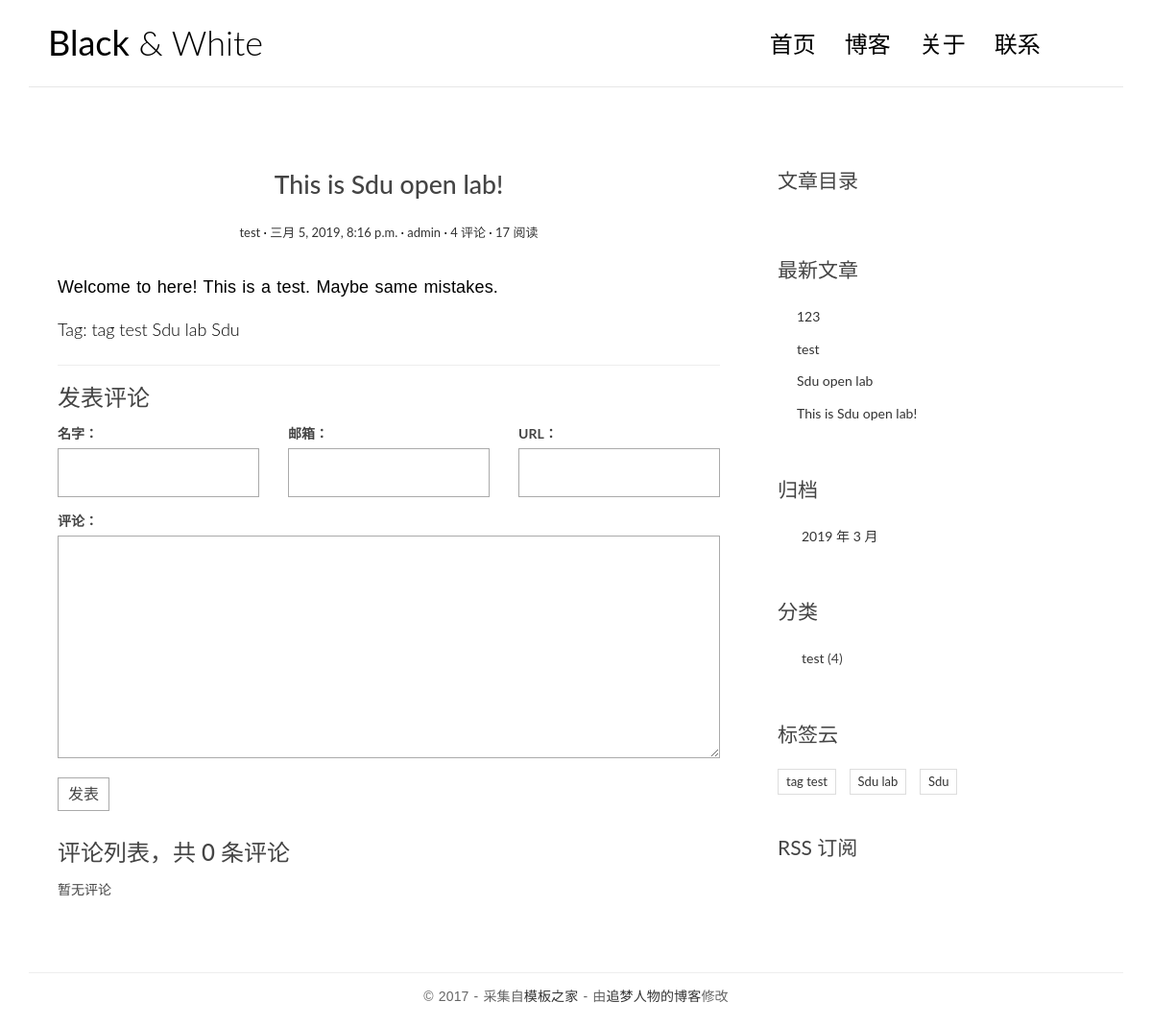
The app's page /post/2/ with its own data.
### blog/models.py (models this page shows, shortened)
class Post(models.Model):
    title = models.CharField(max_length=70)
    body = models.TextField()
    created_time = models.DateTimeField()
    modified_time = models.DateTimeField()
    excerpt = models.CharField(max_length=200, blank=True)
    category = models.ForeignKey(Category, on_delete=models.CASCADE)
    tags = models.ManyToManyField(Tag, blank=True)
    author = models.ForeignKey(User, on_delete=models.CASCADE)
    views = models.PositiveIntegerField(default=0)
    def increase_views(self):
        self.views += 1
        self.save(update_fields=['views'])
    def get_absolute_url(self):
        return reverse('blog:detail', kwargs={'pk': self.pk})
    class Meta:
        ordering = ['created_time', 'title']
    def save(self, *args, **kwargs):
        if not self.excerpt:
            md = markdown.Markdown(extensions=[
                'markdown.extensions.extra',
                'markdown.extensions.codehilite',
            ])
            self.excerpt = strip_tags(md.convert(self.body))[:54]
        super(Post, self).save(*args, **kwargs)

@python_2_unicode_compatible
class Category(models.Model):
    name = models.CharField(max_length=100)

class Tag(models.Model):
    name = models.CharField(max_length=100)

### blog/views.py (the view)
# urls.py: url(r'^post/(?P<pk>[0-9]+)/$', views.PostDetailView.as_view(), name='detail'),#更改
class PostDetailView(DetailView):
    model = Post
    template_name = 'blog/detail.html'
    context_object_name = 'post'
    def get(self, request, *args, **kwargs):
        response = super(PostDetailView, self).get(request, *args, **kwargs)
        self.object.increase_views()
        return response
    def get_object(self, queryset=None):
        post = super(PostDetailView, self).get_object(queryset=None)
        md = markdown.Markdown(extensions=[
            'markdown.extensions.extra',
            'markdown.extensions.codehilite',
            TocExtension(slugify=slugify),
        ])
        post.body = md.convert(post.body)
        post.toc = md.toc
        return post
    def get_context_data(self, **kwargs):
        context = super(PostDetailView, self).get_context_data(**kwargs)
        form = CommentForm()
        comment_list = self.object.comment_set.all()
        context.update({
            'form': form,
            'comment_list': comment_list
        })
        return context

### comments/forms.py
class CommentForm(forms.ModelForm):
    class Meta:
        model = Comment
        fields = ['name', 'email', 'url', 'text']

### blog/templatetags/blog_tags.py (called while the page is built)
@register.simple_tag
def get_recent_posts(num=5):
    return Post.objects.all().order_by('-created_time')[:num]

@register.simple_tag
def archives():
    return Post.objects.dates('created_time', 'month', order='DESC')

@register.simple_tag
def get_categories():
    return Category.objects.annotate(num_posts=Count('post')).filter(num_posts__gt=0)

@register.simple_tag
def get_tags():
    return Tag.objects.annotate(num_posts=Count('post')).filter(num_posts__gt=0)

### templates/blog/detail.html (shortened to what this page needs)
{% extends 'base.html' %}
{% block main %}
<article class="post post-{{ post.pk }}">
    <header class="entry-header">
        <h1 class="entry-title">{{ post.title }}</h1>
        <div class="entry-meta">
            <span class="post-category"><a href="#">{{ post.category.name }}</a></span>
            <span class="post-date"><a href="#"><time class="entry-date" datetime="{{ post.created_time }}">{{ post.created_time }}</time></a></span>
            <span class="post-author"><a href="#">{{ post.author }}</a></span>
            <span class="comments-link"><a href="#">4 评论</a></span>
            <span class="views-count"><a href="#">{{ post.views }} 阅读</a></span>
        </div>
    </header>
    <div class="entry-content clearfix">
        {{ post.body|safe }}
        <div class="widget-tag-cloud">
          <ul>
            Tag:
                {% for tag in post.tags.all %}
                  {{tag.name}}
                {% endfor %}
          </ul>
        </div>
    </div>
</article>
<section class="comment-area" id="comment-area">
    <hr>
    <h3>发表评论</h3>
    <form action="{% url 'comments:post_comment' post.pk %}" method="post" class="comment-form">
        <div class="row">
            <div class="col-md-4">
                <label for="{{ form.name.id_for_label }}">名字：</label>
                {{ form.name }}
            </div>
            <div class="col-md-4">
                <label for="{{ form.email.id_for_label }}">邮箱：</label>
                {{ form.email }}
            </div>
            <div class="col-md-4">
                <label for="{{ form.url.id_for_label }}">URL：</label>
                {{ form.url }}
            </div>
            <div class="col-md-12">
                <label for="{{ form.text.id_for_label }}">评论：</label>
                {{ form.text }}
                <button type="submit" class="comment-btn">发表</button>
            </div>
        </div>
    </form>
    <div class="comment-list-panel">
        <h3>评论列表，共 <span>{{ post.comment_set.count }}</span> 条评论</h3>
        <ul class="comment-list list-unstyled">
            {% for comment in comment_list %}
            <li class="comment-item">
                <span class="nickname">{{ comment.name }}</span>
                <time class="submit-date">{{ comment.created_time }}</time>
                <div class="text">
                    {{ comment.text }}
                </div>
            </li>
            {% empty %}
            暂无评论
            {% endfor %}
        </ul>
    </div>
</section>
{% endblock main %}
{% block toc %}
    <div class="widget widget-content">
        <h3 class="widget-title">文章目录</h3>
    </div>
{% endblock toc %}

### templates/base.html (shortened to what this page needs)
{% load staticfiles %}
{% load blog_tags %}
<!DOCTYPE html>
<html>
<head>
    <link rel="stylesheet" href="{% static 'blog/css/bootstrap.min.css' %}">
    <link rel="stylesheet" href="{% static 'blog/css/pace.css' %}">
    <link rel="stylesheet" href="{% static 'blog/css/custom.css' %}">
    <link rel="stylesheet" href="http://code.ionicframework.com/ionicons/2.0.1/css/ionicons.min.css">
</head>
<body>
    <div class="container">
        <header id="site-header">
            <div class="row">
                <div class="col-md-4 col-sm-5 col-xs-8">
                    <div class="logo">
                        <h1><a href="{% url 'blog:index' %}"><b>Black</b> &amp; White</a></h1>
                    </div>
                </div>
                <div class="col-md-8 col-sm-7 col-xs-4">
                    <nav class="main-nav" role="navigation">
                        <div class="collapse navbar-collapse" id="bs-example-navbar-collapse-1">
                            <ul class="nav navbar-nav navbar-right">
                                <li class="cl-effect-11"><a href="{% url 'blog:index' %}" data-hover="首页">首页</a></li>
                                <li class="cl-effect-11"><a href="full-width.html" data-hover="博客">博客</a></li>
                                <li class="cl-effect-11"><a href="about.html" data-hover="关于">关于</a></li>
                                <li class="cl-effect-11"><a href="contact.html" data-hover="联系">联系</a></li>
                            </ul>
                        </div>
                    </nav>
                </div>
            </div>
        </header>
    </div>
    <div class="content-body">
        <div class="container">
            <div class="row">
                <main class="col-md-8">
                    {% block main %}
                    {% endblock main %}
                </main>
                <aside class="col-md-4">
                    {% block toc %}
                    {% endblock toc %}
                    <div class="widget widget-recent-posts">
                        <h3 class="widget-title">最新文章</h3>
                        {% get_recent_posts as recent_post_list %}
                        <ul>
                            {% for post in recent_post_list %}
                            <li>
                                <a href="{{ post.get_absolute_url }}">{{ post.title }}</a>
                            </li>
                            {% empty %}
                            There is nothing !!!
                            {% endfor %}
                        </ul>
                    </div>
                    <div class="widget widget-archives">
                        <h3 class="widget-title">归档</h3>
                        {% archives as date_list %}
                        <ul>
                            {% for date in date_list %}
                            <li>
                                <a href="{% url 'blog:archives' date.year date.month %}">
                                    {{ date.year }} 年 {{ date.month }} 月
                                </a>
                            </li>
                        </ul>
                        {% empty %}
                        暂无归档！
                        {% endfor %}
                    </div>
                    <div class="widget widget-category">
                        <h3 class="widget-title">分类</h3>
                        {% get_categories as category_list %}
                        <ul>
                            {% for category in category_list %}
                            <li>
                                <a href="{% url 'blog:category' category.pk %}">{{ category.name }}</a>
                                <span class="post-count">({{ category.num_posts }})</span>
                            </li>
                            {% empty %}
                            Sorry to say there is nothing!!!
                            {% endfor %}
                        </ul>
                    </div>
                    <div class="widget widget-tag-cloud">
                        <h3 class="widget-title">标签云</h3>
                        {% get_tags as tag_list %}
                        <ul>
                            {% for tag in tag_list %}
                            <li>
                                <a href="{% url 'blog:tag' tag.pk %}">{{ tag.name }}</a>
                            </li>
                            {% empty %}
                            可能标签被吃了？！
                            {% endfor %}
                        </ul>
                    </div>
                    <div class="rss">
                        <a href="{% url 'rss' %}"> RSS 订阅</a>
                    </div>
                </aside>
            </div>
        </div>
    </div>
    <footer id="site-footer">
        <div class="container">
            <div class="row">
                <div class="col-md-12">
                    <p class="copyright">&copy 2017 - 采集自<a href="http://www.cssmoban.com/" target="_blank" title="模板之家">模板之家</a>
                        - 由<a href="http://zmrenwu.com/" title="网页模板" target="_blank">追梦人物的博客</a>修改
                    </p>
                </div>
            </div>
        </div>
    </footer>
</body>
</html>

### static/blog/css/custom.css (style rules this page uses)
* { outline: none; }
h1, h2, h3, h4, h5, h6 { margin-top: 0; }
b { font-weight: 400; }
a { color: #333; }
body { font-family: 'Lato', sans-serif; color: #444; }
p { font-family: 'Ubuntu', sans-serif; font-weight: 400; letter-spacing: .01em; word-spacing: 1px; }
#site-header { margin-bottom: 40px; padding: 25px 20px; border-bottom: 1px solid #E7E7E7; background-color: #FFF; }
.logo h1 a { color: #000; }
.logo h1 { font-family: 'Lato', sans-serif; font-weight: 300; margin: 0; }
.main-nav { max-width: 95%; margin-top: 11px; }
.main-nav a { font-family: 'Lato', sans-serif; font-size: 24px; font-weight: 300; margin-right: 30px; padding: 0 0 5px 0 !important; color: #000 !important; }
.cl-effect-11 a { padding: 10px 0; color: #0972B4; text-shadow: none; }
.cl-effect-11 a::before { position: absolute; top: 0; left: 0; overflow: hidden; max-width: 0; padding: 0 0 5px 0 !important; content: attr(data-hover); -webkit-transition: max-width .5s; -moz-transition: max-width .5s; transition: max-width .5s; white-space: nowrap; color: #000; border-bottom: 1px solid #000; }
.content-body { padding-bottom: 4em; }
.post { padding: 30px 30px 0; background: #FFF; }
.entry-title { font-size: 1.9em; line-height: 1.6; margin-bottom: 20px; padding: 10px 20px 0; text-align: center; }
.entry-meta { font-size: 13px; margin-bottom: 30px; text-align: center; color: #DDD; }
.entry-content { font-size: 18px; font-weight: 300; line-height: 1.9; color: #000; }
.post-category::after, .post-date::after, .post-author::after, .comments-link::after { content: ' ·'; color: #000; }
.widget { padding: 30px 0 0; background: #FFF; }
.widget-title { font-size: 1.5em; font-weight: 400; line-height: 1.6; margin-bottom: 20px; padding: 10px 0 0; }
.widget-recent-posts ul { margin: 0; padding: 0; padding-left: 20px; }
.widget-recent-posts ul li { line-height: 170%; position: relative; margin-bottom: 10px; list-style-type: none; }
.widget-recent-posts ul li::before { font-family: 'Ionicons'; font-size: 16px; position: absolute; top: 3px; left: -17px; content: '\f3d3'; color: #000; }
.widget-archives ul { margin: 0; padding: 0; padding-left: 25px; }
.widget-archives ul li { line-height: 170%; position: relative; margin-bottom: 10px; list-style-type: none; }
.widget-archives ul li::before { font-family: 'Ionicons'; font-size: 16px; position: absolute; top: 1px; left: -25px; content: '\f3f3'; color: #000; }
.widget-category ul { margin: 0; padding: 0; padding-left: 25px; }
.widget-category ul li { line-height: 170%; position: relative; margin-bottom: 10px; list-style-type: none; }
.widget-category ul li::before { font-family: 'Ionicons'; font-size: 18px; position: absolute; top: 1px; left: -25px; content: '\f3fe'; color: #000; }
.widget-tag-cloud ul { margin: 0; margin-right: -10px; padding: 0; }
.widget-tag-cloud ul li { font-size: 13px; display: inline-block; margin-right: 10px; margin-bottom: 10px; padding: 3px 8px; list-style-type: none; border: 1px solid #DDD; }
.rss { font-size: 21px; margin-top: 30px; }
.rss a { color: #444; }
#site-footer { padding: 0 0 1.5em 0; padding-top: 10px; }
.copyright { margin: 0; padding-top: 1em; text-align: center; color: #666; border-top: 1px solid #EEE; }
.contact-form input, .comment-form input { font-size: 16px; line-height: 100%; width: 100%; margin-bottom: 15px; padding: 15px 15px; transition: .4s border-color linear; border: 1px solid #AAA; }
.contact-form textarea, .comment-form textarea { font-size: 16px; line-height: 20px !important; width: 100%; min-height: 183px; margin-bottom: 15px; padding: 15px 15px; transition: .4s border-color linear; border: 1px solid #AAA; }
.comment-area { padding: 0 30px 0; }
.comment-form { margin-top: 15px; }
.comment-form .comment-btn { font-size: 16px; padding: 5px 10px; border: 1px solid #AAA; background-color: #FFF; }
.comment-list-panel { margin-top: 30px; }
.comment-list { margin-top: 15px; }

### records on screen
Post: title "This is Sdu open lab!", category.name "test", created_time "三月 5, 2019, 8:16 p.m.", author "admin", views "17", body "Welcome to here! This is a test. Maybe same mistakes.", comment_set.count "0"
Tag: name "tag test"
Tag: name "Sdu lab"
Tag: name "Sdu"
Post: title "123"
Post: title "test"
Post: title "Sdu open lab"
Category: name "test", num_posts "4"

### other values on screen
{{ date.year }} "2019"
{{ date.month }} "3"
